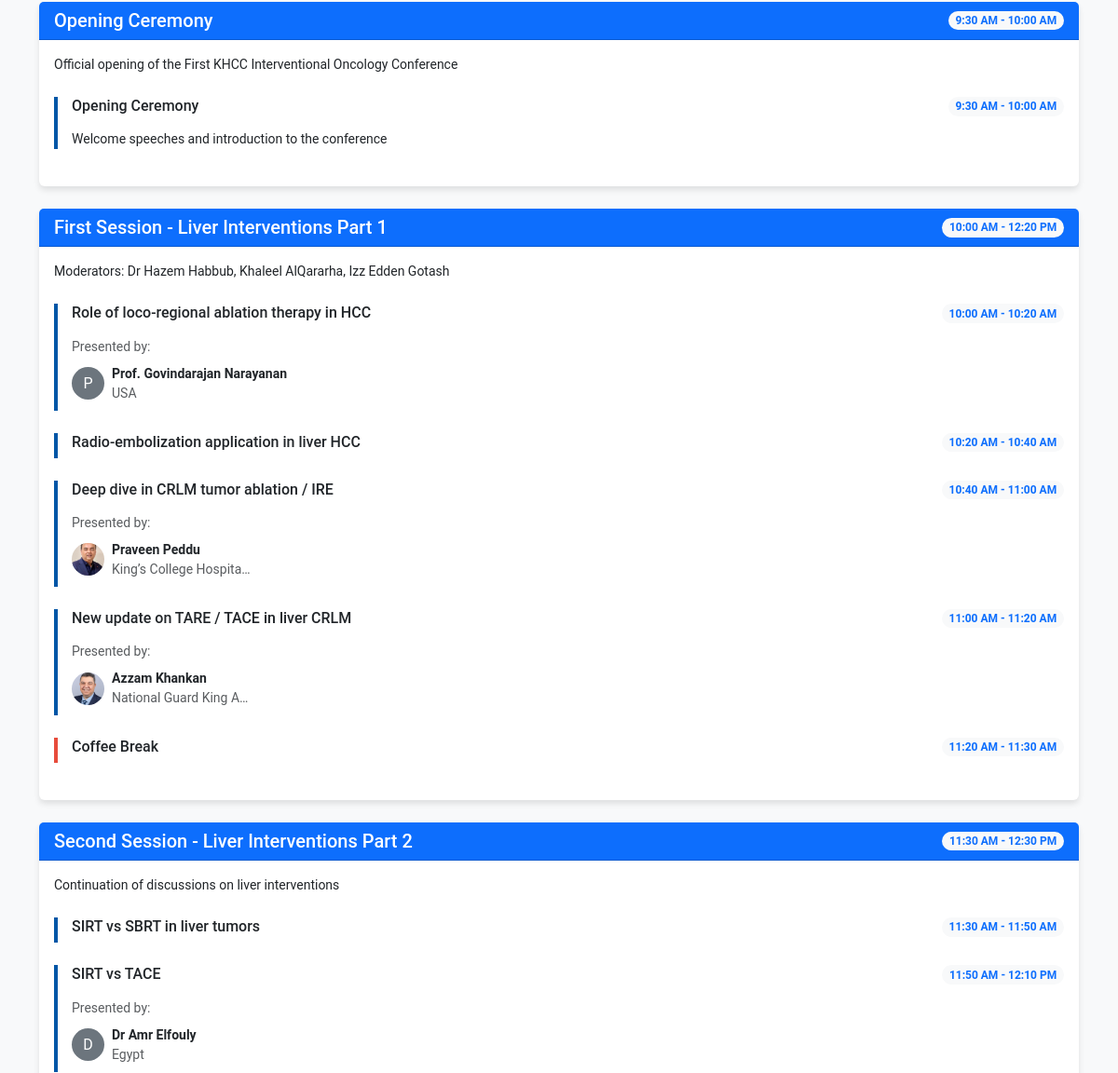
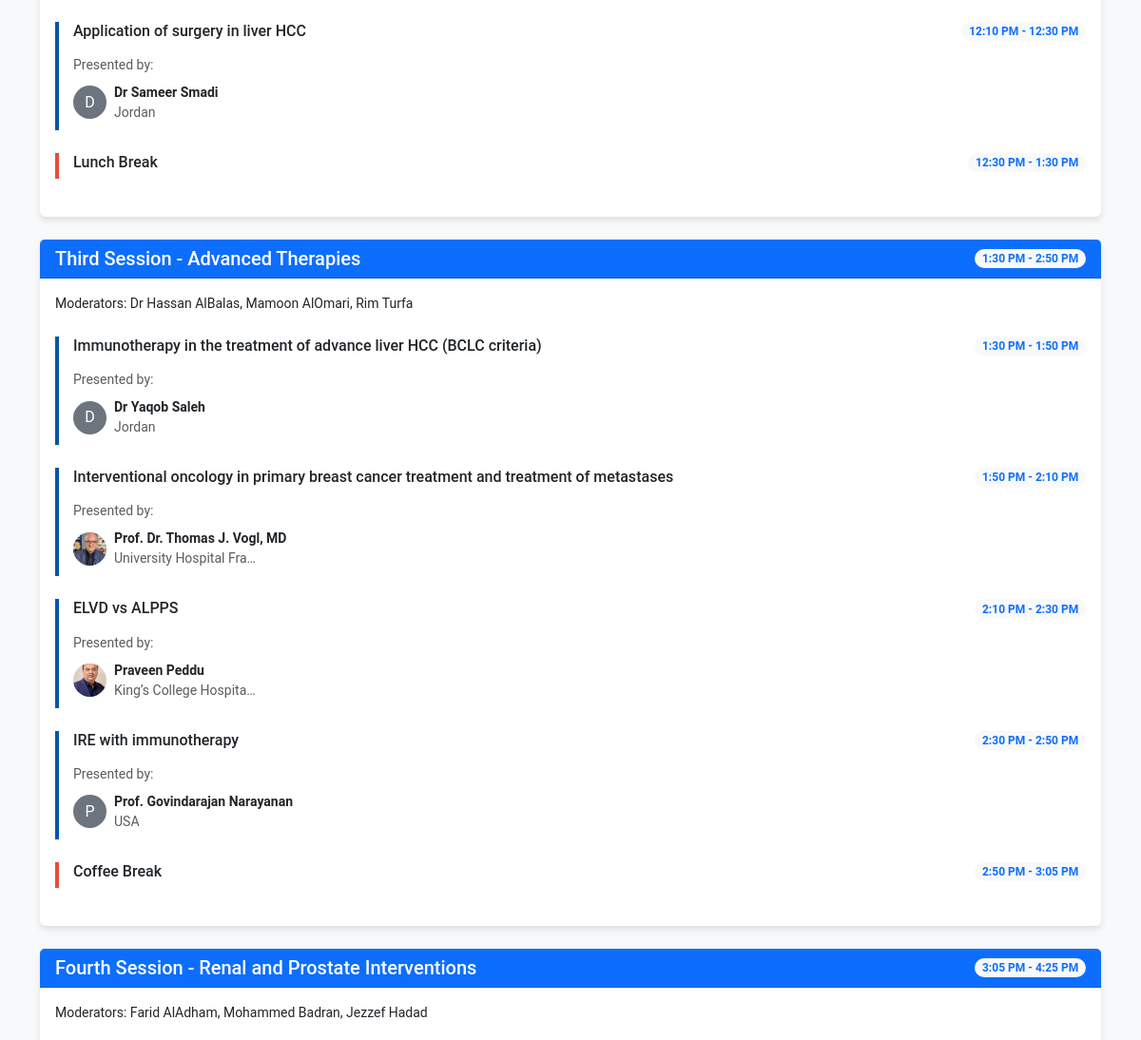
Page /schedule/ (middle part) on the earlier database version (2 pictures, top to bottom).
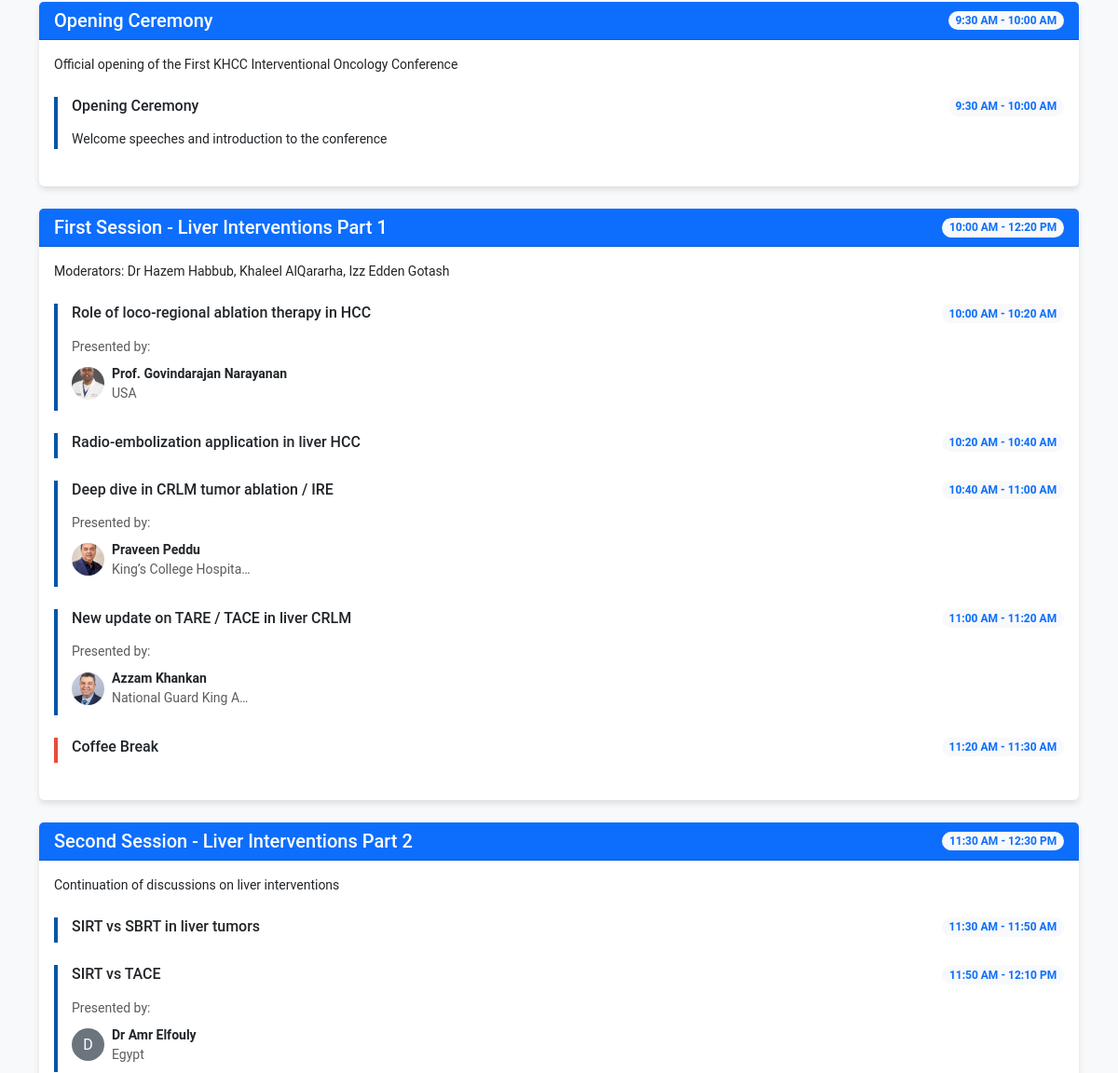
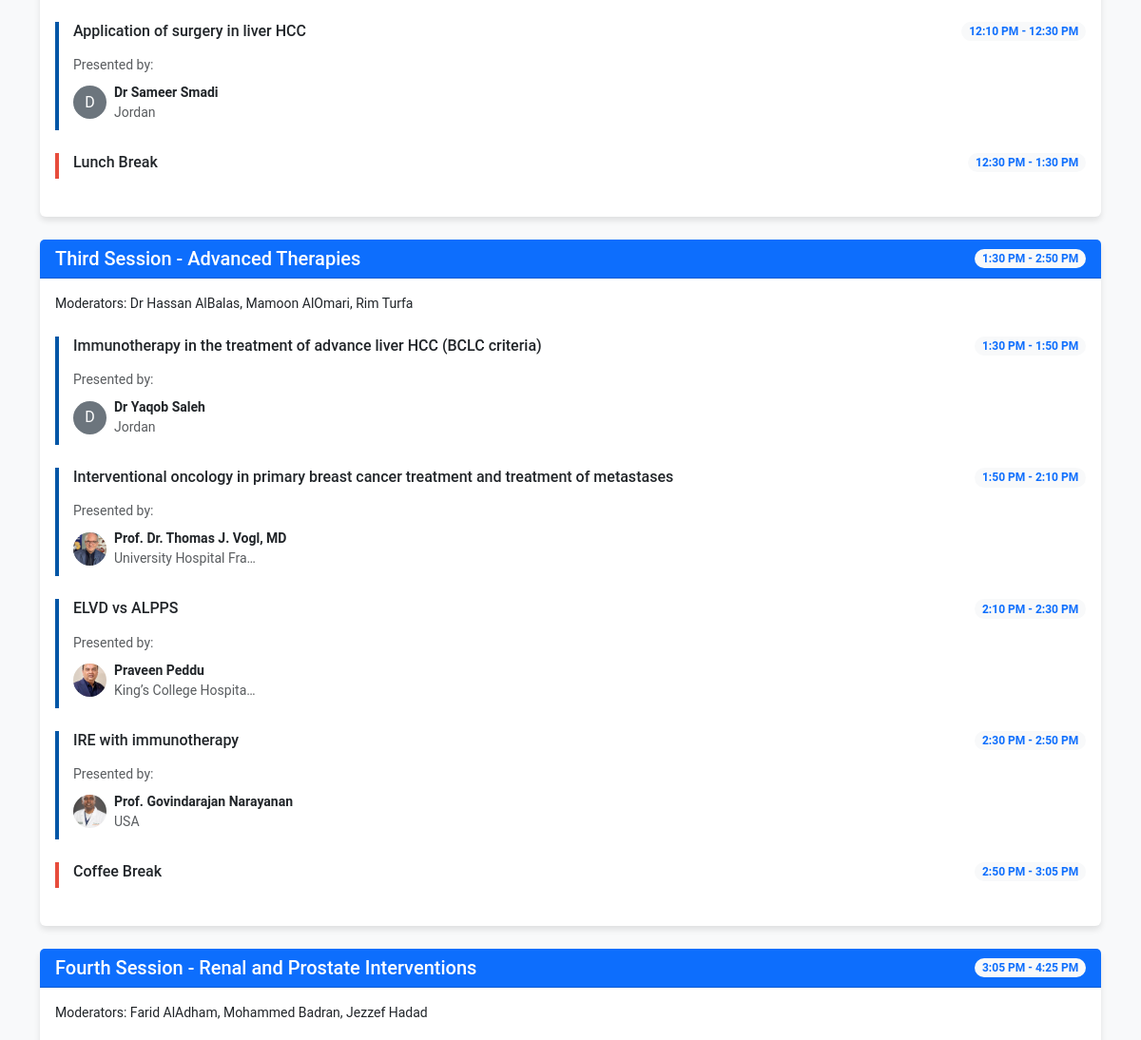
Same page on the later database version (2 pictures, top to bottom).
### conference/models.py (models this page shows, shortened)
class Speaker(models.Model):
    name = models.CharField(max_length=100)
    title = models.CharField(max_length=100, blank=True, null=True)
    institution = models.CharField(max_length=200, blank=True, null=True)
    bio = models.TextField()
    photo = models.ImageField(upload_to=get_unique_filename, blank=True, null=True)
    order = models.IntegerField(default=0, help_text="Display order on the speakers page")
    is_visible = models.BooleanField(default=True, help_text="Whether to display this speaker on the website")

### conference/views.py (the view)
# urls.py: path('schedule/', views.schedule, name='schedule'),
def schedule(request):
    sessions = Session.objects.all().order_by('date', 'start_time')
    schedule_by_date = {}
    for session in sessions:
        date_str = session.date.strftime('%Y-%m-%d')
        if date_str not in schedule_by_date:
            schedule_by_date[date_str] = {
                'date_display': session.date.strftime('%A, %B %d, %Y'),
                'sessions': []
            }
        schedule_by_date[date_str]['sessions'].append(session)
    return render(request, 'conference/schedule.html', {'schedule_by_date': schedule_by_date})

### templates/conference/schedule.html (shortened to what the changed rows need)
{% extends 'conference/base.html' %}
{% block content %}
<section class="py-5">
    <div class="container">
        {% if schedule_by_date %}
            <div class="tab-content" id="scheduleTabContent">
                {% for date_key, date_data in schedule_by_date.items %}
                    <div class="tab-pane fade {% if forloop.first %}show active{% endif %}"
                         id="day{{ forloop.counter }}"
                         role="tabpanel"
                         aria-labelledby="day{{ forloop.counter }}-tab">
                        {% for session in date_data.sessions %}
                            <div class="card mb-4">
                                <div class="card-header bg-primary text-white">
                                    <div class="d-flex flex-column flex-md-row justify-content-between align-items-start align-items-md-center">
                                        <h4 class="mb-2 mb-md-0 fs-5 fs-md-4">{{ session.name }}</h4>
                                        <span class="badge bg-light text-primary rounded-pill">{{ session.start_time|time:"g:i A" }} - {{ session.end_time|time:"g:i A" }}</span>
                                    </div>
                                </div>
                                <div class="card-body">
                                    {% if session.description %}
                                        <p class="mb-4 small">{{ session.description }}</p>
                                    {% endif %}
                                    <div class="timeline">
                                        {% for item in session.items.all %}
                                            <div class="schedule-item {% if item.is_break %}break{% endif %} mb-4">
                                                <div class="d-flex flex-column flex-md-row justify-content-between align-items-start">
                                                    <h5 class="fs-6 fs-md-5">{{ item.title }}</h5>
                                                    <span class="schedule-time badge bg-light text-primary rounded-pill mt-1 mt-md-0">{{ item.start_time|time:"g:i A" }} - {{ item.end_time|time:"g:i A" }}</span>
                                                </div>
                                                {% if item.description %}
                                                    <p class="small mt-2">{{ item.description }}</p>
                                                {% endif %}
                                                {% if item.speakers.exists and not item.is_break %}
                                                    <div class="speakers mt-2">
                                                        <small class="text-muted d-block mb-2">Presented by:</small>
                                                        <div class="row g-2">
                                                            {% for speaker in item.speakers.all %}
                                                                <div class="col-md-6 mb-2">
                                                                    <div class="d-flex align-items-center">
                                                                        {% if speaker.photo %}
                                                                            <img src="{{ speaker.photo.url }}" alt="{{ speaker.name }}"
                                                                                 class="rounded-circle me-2" style="width: 35px; height: 35px; object-fit: cover;">
                                                                        {% else %}
                                                                            <div class="bg-secondary rounded-circle me-2"
                                                                                 style="width: 35px; height: 35px; display: flex; align-items: center; justify-content: center;">
                                                                                <span class="text-white">{{ speaker.name|first }}</span>
                                                                            </div>
                                                                        {% endif %}
                                                                        <div>
                                                                            <span class="d-block small fw-bold">{{ speaker.name }}</span>
                                                                            {% if speaker.institution %}
                                                                                <small class="text-muted d-block text-truncate" style="max-width: 150px;">{{ speaker.institution }}</small>
                                                                            {% endif %}
                                                                        </div>
                                                                    </div>
                                                                </div>
                                                            {% endfor %}
                                                        </div>
                                                    </div>
                                                {% endif %}
                                            </div>
                                        {% empty %}
                                            <p class="text-center">Session details will be announced soon.</p>
                                        {% endfor %}
                                    </div>
                                </div>
                            </div>
                        {% endfor %}
                    </div>
                {% endfor %}
            </div>
        {% else %}
            <div class="text-center py-5">
                <h3>Program Coming Soon</h3>
                <p class="lead">The detailed conference schedule will be available soon. Please check back later.</p>
            </div>
        {% endif %}
    </div>
</section>
{% endblock %}

Differences in the rows shown:
changed Speaker "Prof. Govindarajan Narayanan": photo: picture added
Other differences:
list line gone: "P P"
